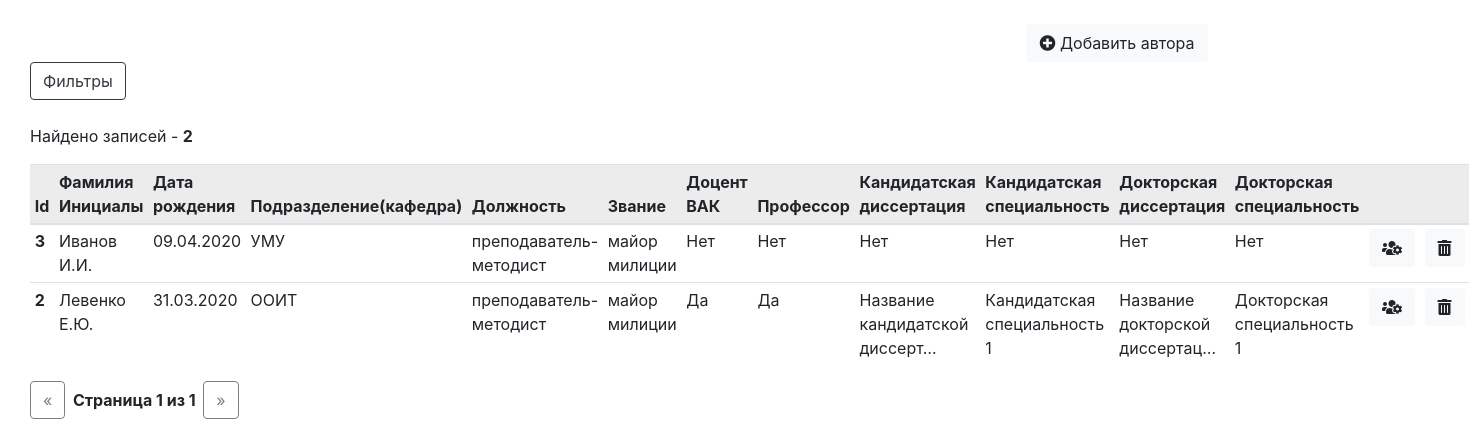
Page /author/ (signed in) on the committed database.
### authors/models.py (models this page shows, shortened)
class Author(models.Model):
    subdivision = models.ForeignKey(Subdivision, on_delete=models.SET_NULL, null=True, verbose_name="Подразделение")
    lastname = models.CharField(max_length=100, verbose_name="Фамилия", validators=[name_validator])
    firstname = models.CharField(max_length=100, verbose_name="Имя", validators=[name_validator])
    patronymic = models.CharField(max_length=100, verbose_name="Отчество", validators=[name_validator])
    date_of_birth = models.DateField(blank=True, null=True, verbose_name="Дата рождения")
    rank = models.ForeignKey(Rank, on_delete=models.SET_NULL, blank=True, null=True, verbose_name="Звание")
    position = models.ForeignKey(Position, on_delete=models.SET_NULL, blank=True, null=True, verbose_name="Должность")
    position_date = models.DateField(blank=True, null=True, verbose_name="Дата назначения на должность")
    is_docentvak = models.BooleanField(default=False, verbose_name="Является доцентом ВАК")
    docentvak_date = models.DateField(blank=True, null=True, verbose_name="Дата присовения доцента ВАК")
    is_professor = models.BooleanField(default=False, verbose_name="Является профессором")
    professor_date = models.DateField(blank=True, null=True, verbose_name="Дата присвоения профессороской степени")
    is_candidate = models.BooleanField(default=False, verbose_name="Является кандидатом наук")
    candidate_date = models.DateField(blank=True, null=True, verbose_name="Дата присвоения кандидата наук")
    candidate_title = models.TextField(blank=True, null=True, verbose_name="Название кандидатской диссертации")
    candidate_specialty = models.ForeignKey(Candidatespecialty, on_delete=models.SET_NULL, blank=True, null=True,
                                            verbose_name="Кандидатская специальность")
    is_doctor = models.BooleanField(default=False, verbose_name="Является доктором наук")
    doctor_date = models.DateField(blank=True, null=True, verbose_name="Дата присвоения доктора наук")
    doctor_title = models.TextField(blank=True, null=True, verbose_name="Название докторской диссертации")
    doctor_specialty = models.ForeignKey(Doctorspecialty, on_delete=models.SET_NULL, blank=True, null=True,
                                         verbose_name="Докторская специальность")
    extra_data = models.TextField(blank=True, null=True, verbose_name="Дополнительные данные")
    work_status = models.ForeignKey(Workstatus, on_delete=models.SET_NULL, null=True,
                                    verbose_name="Рабочий статус")
    class Meta:
        ordering = ('lastname',)
        verbose_name = 'Автор'
        verbose_name_plural = 'Авторы'
    @property
    def get_full_name(self):
        return "{} {}.{}.".format(self.lastname, self.firstname[0], self.patronymic[0])
    @property
    def get_is_docent_vak(self):
        return "{}".format("Да" if self.is_docentvak else "Нет")
    @property
    def get_is_professor(self):
        return "{}".format("Да" if self.is_professor else "Нет")

class Subdivision(models.Model):
    subdivision_name = models.CharField(max_length=255, verbose_name="Наименование подразделения")
    subdivision_short_name = models.CharField(max_length=70, verbose_name="Сокращенное наименование подразделения",
                                              blank=True, null=True)
    group = models.ForeignKey(Subdivisiongroup, on_delete=models.SET_NULL, null=True, verbose_name="Группа подразделений")
    def __str__(self):
        return self.subdivision_name
    class Meta:
        ordering = ('subdivision_name',)
        verbose_name = 'Подразделение'
        verbose_name_plural = 'Подразделения'

class Position(models.Model):
    position_name = models.CharField(max_length=255, verbose_name="Должность")
    def __str__(self):
        return self.position_name
    class Meta:
        ordering = ('position_name',)
        verbose_name = 'Должность'
        verbose_name_plural = 'Должности'

class Rank(models.Model):
    rank = models.CharField(max_length=100, verbose_name="Звание")
    def __str__(self):
        return self.rank
    class Meta:
        ordering = ('id',)
        verbose_name = 'Звание'
        verbose_name_plural = 'Звания'

class Candidatespecialty(models.Model):
    candidate_specialty_title = models.CharField(max_length=255, verbose_name="Название кандидатской диссертации")
    class Meta:
        ordering = ('candidate_specialty_title',)
        verbose_name = 'Кандидатская специальность'
        verbose_name_plural = 'Кандидатские специальности'

class Doctorspecialty(models.Model):
    doctor_specialty_title = models.CharField(max_length=255, verbose_name="Название докторской диссертации")
    class Meta:
        ordering = ('doctor_specialty_title',)
        verbose_name = 'Докторская специальность'
        verbose_name_plural = 'Докторские специальности'

### authors/views.py (the view)
# urls.py: path('', login_required(views.author_list), name='list'),
def author_list(request):
    f = AuthorFilter(request.GET, queryset=Author.objects.all().order_by('lastname'))
    paginator = Paginator(f.qs, 50)
    page = request.GET.get('page')
    authors = paginator.get_page(page)
    return render(request, 'authors/authors_list.html', {'list': authors,
                                                         'filter': f,
                                                         })

### authors/templates/authors/authors_list.html (shortened to what this page needs)
{% extends "base_list.html" %}
{% load url_replace %}
{% load static %}
{% block add_button %}
    <a href="{% url 'authors:add' %}" class="btn btn-light"><i class="fas fa-plus-circle"></i> Добавить автора</a>
{% endblock %}
{% block list %}
    <table class="table table-sm">
        <thead class="table-active">
        <tr>
            <th class="sorting" scope="col" id='id' >Id</th>
            <th class="sorting" scope="col" id='lastname'>Фамилия Инициалы</th>
            <th class="sorting" scope="col" id='dateofbirth'>Дата рождения</th>
            <th class="sorting" scope="col" id='subdivision'>Подразделение(кафедра)</th>
            <th class="sorting" scope="col" id='position'>Должность</th>
            <th class="sorting" scope="col" id='rank'>Звание</th>
            <th >Доцент ВАК</th>
            <th >Профессор</th>
            <th >Кандидатская диссертация</th>
            <th >Кандидатская специальность</th>
            <th >Докторская диссертация</th>
            <th  scope="col">Докторская специальность</th>
            <th  scope="col"></th>
            <th  scope="col"></th>
        </tr>
        </thead>
        <tbody>
        {% for author in list %}
            <tr>
                <th scope="row">{{ author.id }}</th>
                <td>{{ author.get_full_name }}</td>
                <td>{{ author.date_of_birth|date:"d.m.Y" }}</td>
                <td title="{{ author.subdivision }}">{{ author.subdivision.subdivision_short_name }}</td>
                <td>{{ author.position }}</td>
                <td>{{ author.rank }}</td>
                <td>{{ author.get_is_docent_vak }}</td>
                <td>{{ author.get_is_professor }}</td>
                <td title="{{ author.candidate_title }}">{{ author.candidate_title|truncatechars:30|default:"Нет" }}</td>
                <td title="{{ author.candidate_specialty.candidate_specialty_title }}">{{ author.candidate_specialty.candidate_specialty_title|truncatechars:30|default:"Нет" }}</td>
                <td title="{{ author.doctor_title }}">{{ author.doctor_title|truncatechars:30|default:"Нет" }}</td>
                <td title="{{ author.doctor_specialty.doctor_title }}">{{ author.doctor_specialty.doctor_specialty_title|truncatechars:30|default:"Нет" }}</td>
                <td><a href="{% url 'authors:update' author.id %}" class="btn btn-light"><i class="fas fa-users-cog"></i></a></td>
                <td><a href="{% url 'authors:delete' author.id %}" class="btn btn-light"><i class="fas fa-trash-alt"></i></a></td>
            </tr>
        {% endfor %}
        </tbody>
    </table>
{% endblock %}

### rows in the picture
Author: id "3", get_full_name "Иванов И.И.", date_of_birth "09.04.2020", subdivision.subdivision_short_name "УМУ", position "преподаватель-методист", rank "майор милиции", get_is_docent_vak "Нет", get_is_professor "Нет", candidate_title "Нет", candidate_specialty.candidate_specialty_title "Нет", doctor_title "Нет", doctor_specialty.doctor_specialty_title "Нет"
Author: id "2", get_full_name "Левенко Е.Ю.", date_of_birth "31.03.2020", subdivision.subdivision_short_name "ООИТ", position "преподаватель-методист", rank "майор милиции", get_is_docent_vak "Да", get_is_professor "Да", candidate_title "Название кандидатской диссерт…", candidate_specialty.candidate_specialty_title "Кандидатская специальность 1", doctor_title "Название докторской диссертац…", doctor_specialty.doctor_specialty_title "Докторская специальность 1"

### other values in the picture
{{ filter.qs|length }} "2"
{{ list.number }} "1"
{{ list.paginator.num_pages }} "1"
